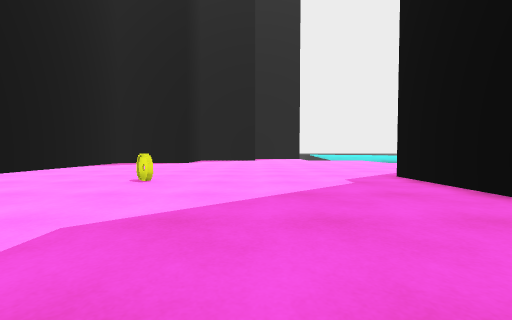
View 1 (above)

15 first-person views from a walk through a 3-D level made in the Unity game engine. The camera is 0.62 m above the floor, tilts 2° down and sees 90° across. The floor is counted in squares, 1 m on a side. Each view is taken from the middle of a square. On the plan, view 1 faces up. The plan holds only what a view shows up to about 9 squares ahead; the rest is blank. The place goes on beyond the plan. The player is left out.

View 2
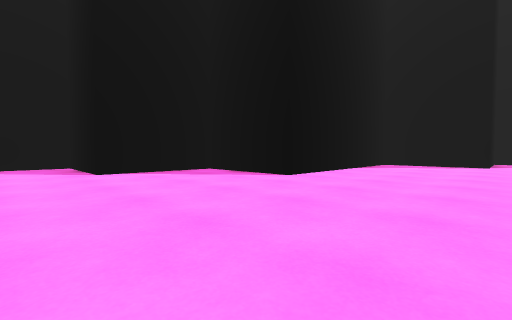

View 3
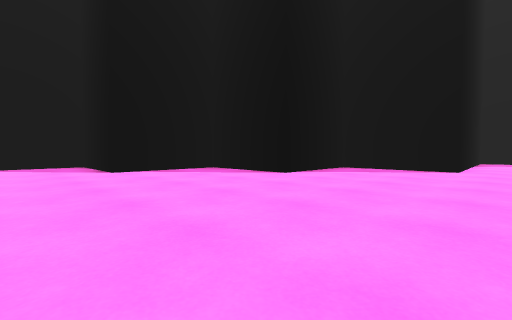

View 4
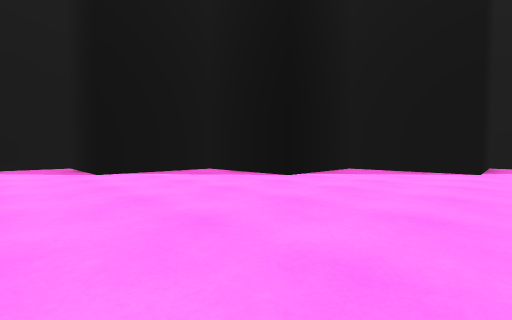

View 5
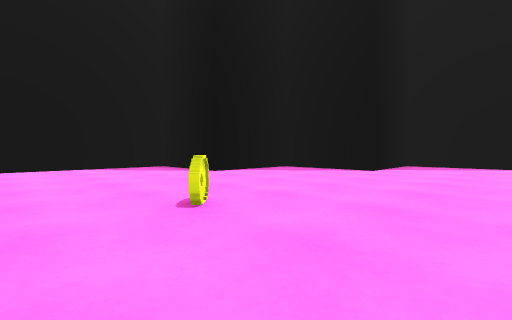

View 6
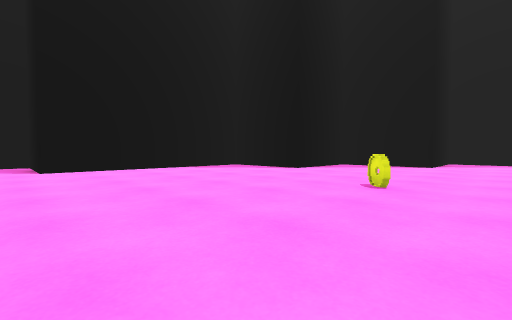

View 7
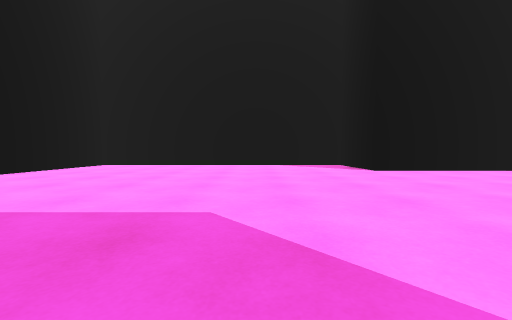

View 8
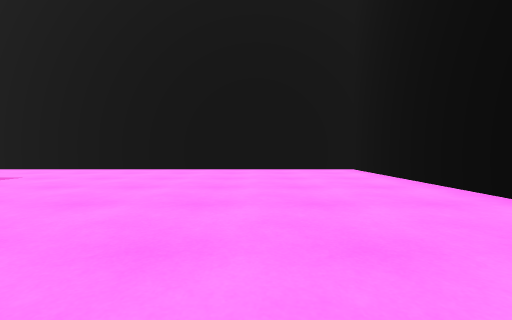

View 9
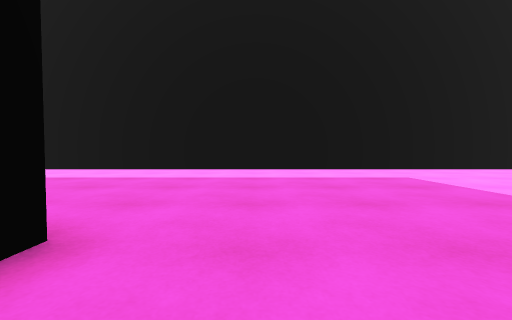

View 10
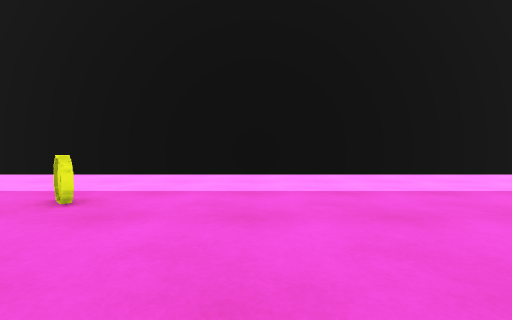

View 11
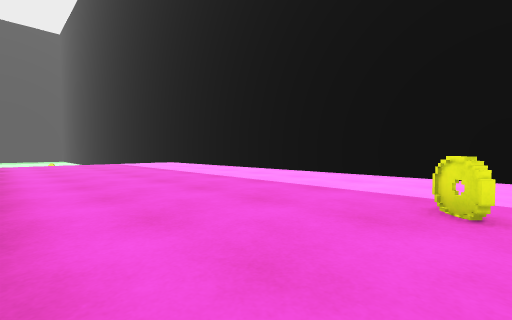

View 12
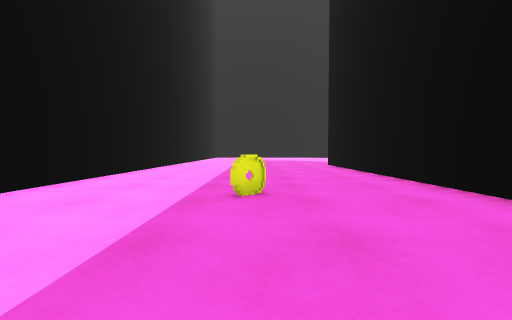

View 13
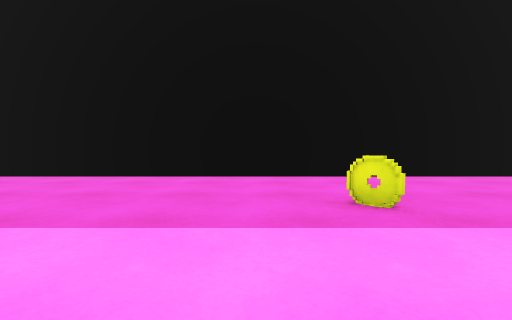

View 14
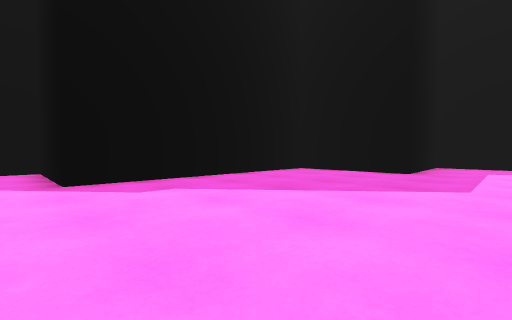

View 15
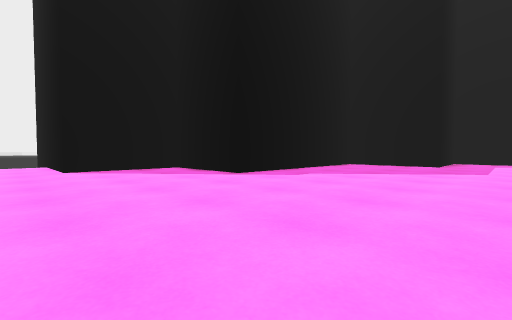

### Floor plan
Points are (right, up) in squares from view 1. A wall is a line through its corners. A room is listed if a view was taken in it or the views show most of it. See-through windows are left out.
Room 1 (views 1, 2, 3, 4, 5, 6, 7, 8, 9, 10, 11, 12, 13, 14, 15)
walls: (-2, -4.3) (-0.5, -4.3); (-13.3, -7.4) (-13.8, -7) (-13.3, -7.4); (-0.1, -3.8) (-0.1, -0.8) (3, -0.8); (-2.9, -17.8) (-2.4, -18.4) (-2.9, -17.9); (2.2, -14.7) (-10.2, -14.7); (3.4, -0.4) (3.4, 6.2) (6.9, 6.2) (6.9, 9.7) (9.5, 9.7); (-7, 9.8) (-7, 6.3) (-10.5, 6.3) (-10.5, 2.8) (-14, 2.8) (-14, -0.7) (-17.5, -0.7) (-17.5, -4.2) (-21.1, -4.2) (-21.1, -11.2) (-24, -11.2); (-24.3, -11.5) (-24.3, -12); (-24.3, -16.5) (-24.3, -21.7) (3, -21.7)

Positions as (right, up) in squares from view 1, and headings:
1: (0, 0), facing up
2: (-3, 1), facing up-left
3: (-6, -3), facing up-left
4: (-10, -6), facing up-left
5: (-11, -9), facing up-left
6: (-12, -12), facing up-left
7: (-13, -15), facing left
8: (-21, -13), facing down
9: (-12, -13), facing down
10: (-5, -15), facing down
11: (-3, -15), facing down-right
12: (1, -18), facing left
13: (-4, -21), facing up
14: (-2, 7), facing down-right
15: (-2, 11), facing down-right
